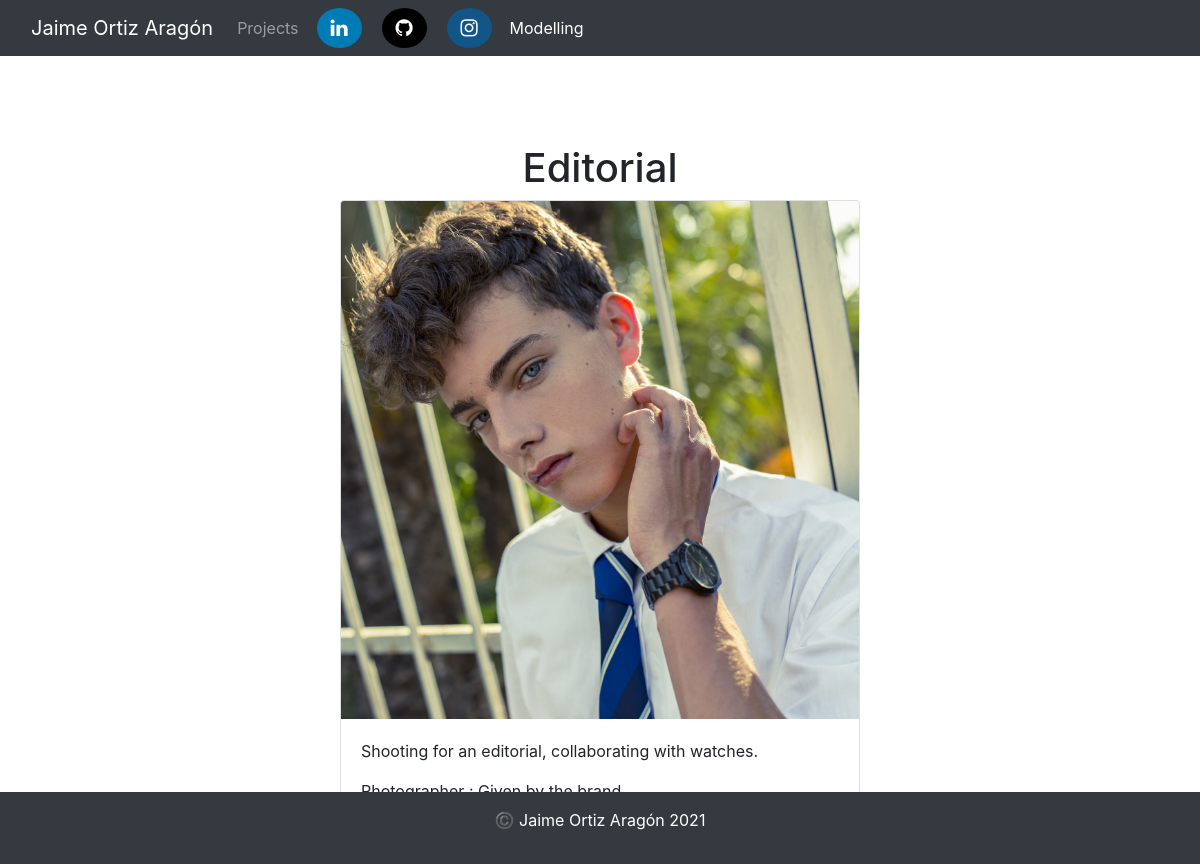
The page /model/9/ on the database its author committed.
### model/models.py (models this page shows, shortened)
class Shooting(models.Model):
    title = models.CharField(max_length=30)
    description = models.TextField()
    location = models.CharField(max_length=50)
    photographer = models.CharField(max_length=50)
    image = models.ImageField(upload_to='images/')
    def tall_shooting(self):
        width, height = get_image_dimensions(self.image)
        if width > height:
            return False
        else:
            return True

### model/views.py (the view)
# urls.py: path('<int:shooting_id>/', views.show_shooting, name='shooting'),
def show_shooting(request, shooting_id):
    shooting = get_object_or_404(Shooting, pk=shooting_id)
    return render(request, 'model/shooting.html', {'shooting': shooting})

### model/templates/model/shooting.html (shortened to what this page needs)
<!DOCTYPE html>
<html lang="en">
    <head>
        {% load static %}
        <link rel="stylesheet" href="https://maxcdn.bootstrapcdn.com/bootstrap/4.0.0/css/bootstrap.min.css">
        <link rel="stylesheet" href="https://cdnjs.cloudflare.com/ajax/libs/font-awesome/4.7.0/css/font-awesome.min.css">
    </head>
    <body>
        <header>
            <nav class="navbar navbar-expand-lg navbar-dark bg-dark">
                <div class="container-fluid">
                  <a class="navbar-brand" href="/">Jaime Ortiz Aragón</a>
                  <div class="collapse navbar-collapse" id="navbarNavAltMarkup">
                    <div class="navbar-nav">
                      <a class="nav-link" href="project">Projects</a>
                      <a href="https://www.linkedin.com/in/jaime-ortiz-arag%C3%B3n-0380881a4/" class="fa fa-linkedin"></a>
                      <a href="https://github.com/imjaimeortiz" class="fa fa-github"></a>
                      <a href="https://www.instagram.com/imjaimeortiz/" class="fa fa-instagram"></a>
                      <a class="nav-link active" href="/model">Modelling</a>
                      </div>
                  </div>
                </div>
              </nav>
        </header>
        <main>
          <br/>
          <br/>
          <br/>
          <h1 class="text-center pt-3">{{ shooting.title }}</h1>
          {% if shooting.tall_shooting %}
          <div style="max-height: 550px; max-width: 550px;" class="container">
          {% else %}
          <div style="max-height: 550px; max-width: 1000px;" class="container">
          {% endif %}
            <div class="card mb-4 box-shadow">
              <img  class="card-img-top" src="{{ shooting.image.url }}">
              <div class="card-body">
                <p class="card-text">{{ shooting.description }}</p>
                <p class="card-text">Photographer : {{ shooting.photographer }}</p>
                <p class="card-text">Location : {{ shooting.location }}</p>
              </div>
            </div>
        </div>
        </main>
        <footer class="text-muted py-3 bg-dark" id="footer">
          <div class="container text-center text-white">
            <p>©️ Jaime Ortiz Aragón {% now "Y" %}</p>
          </div>
      </footer>
    </body>
</html>

### model/templates/model/shooting.html (style rules this page uses)
.fa { padding: 10px; font-size: 20px; width: 45px; text-align: center; text-decoration: none; border-radius: 50%; }
.fa-linkedin { background: #007bb5; color: white; margin-left: 10px; margin-right: 10px; }
.fa-instagram { background: #125688; color: white; margin-left: 10px; margin-right: 10px; }
.fa-github { background: #000000; color: white; margin-left: 10px; margin-right: 10px; }
#footer { position: fixed; bottom: 0; width: 100%; }

### rows shown on the page
Shooting: title "Editorial", image (picture), description "Shooting for an editorial, collaborating with watches.", photographer "Given by the brand"
